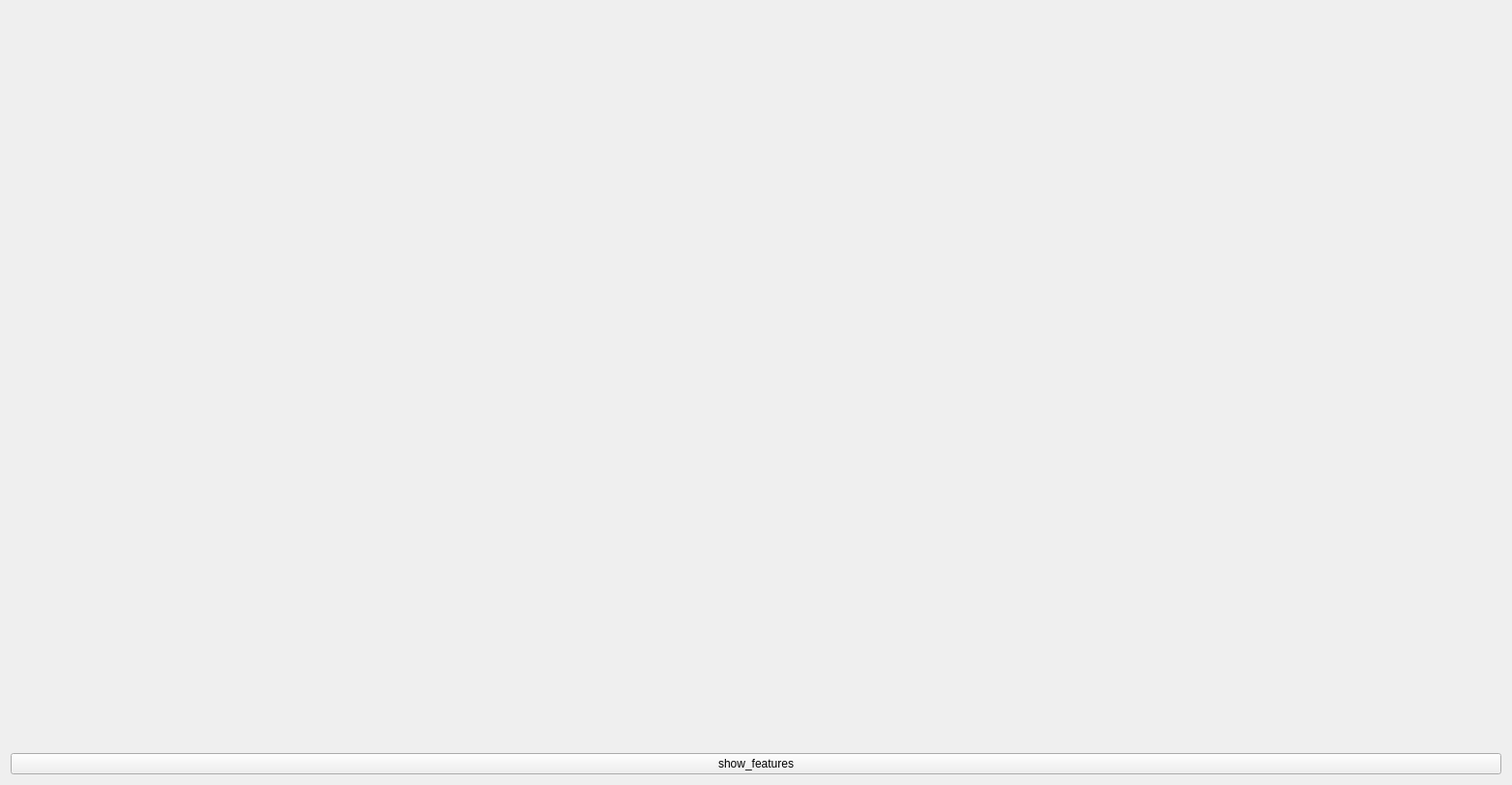
<?xml version="1.0" encoding="UTF-8"?>
<ui version="4.0">
 <class>TomachiWidget</class>
 <widget class="QWidget" name="TomachiWidget">
  <property name="geometry">
   <rect>
    <x>0</x>
    <y>0</y>
    <width>1562</width>
    <height>811</height>
   </rect>
  </property>
  <property name="windowTitle">
   <string>Form</string>
  </property>
  <layout class="QVBoxLayout" name="verticalLayout">
   <item>
    <widget class="QLabel" name="img_label">
     <property name="sizePolicy">
      <sizepolicy hsizetype="Expanding" vsizetype="Expanding">
       <horstretch>0</horstretch>
       <verstretch>0</verstretch>
      </sizepolicy>
     </property>
     <property name="text">
      <string/>
     </property>
    </widget>
   </item>
   <item>
    <widget class="QPushButton" name="features_button">
     <property name="text">
      <string>show_features</string>
     </property>
    </widget>
   </item>
  </layout>
 </widget>
 <resources/>
 <connections>
  <connection>
   <sender>features_button</sender>
   <signal>clicked()</signal>
   <receiver>TomachiWidget</receiver>
   <slot>show_features()</slot>
   <hints>
    <hint type="sourcelabel">
     <x>780</x>
     <y>790</y>
    </hint>
    <hint type="destinationlabel">
     <x>780</x>
     <y>405</y>
    </hint>
   </hints>
  </connection>
 </connections>
 <slots>
  <slot>show_features()</slot>
 </slots>
</ui>
